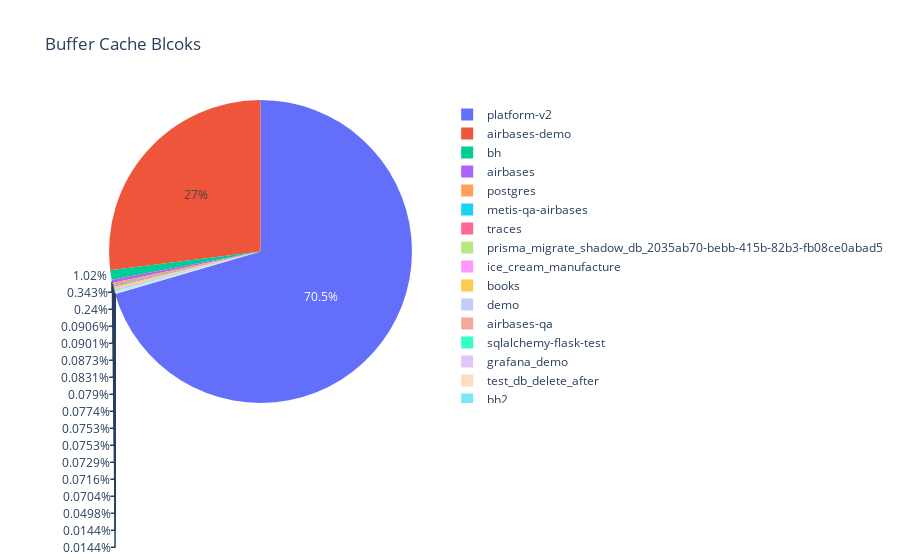

Write notebook code for a chart like this one.
### Markdown cell above
### Buffers used by each DB - Pie Chart

Todo: Group all the DB that uses a small number of buffers into one logical unit.

### Code cell
import plotly.express as px

# Assuming you already have df with the SQL query results

# Create a pie chart using Plotly Express
fig = px.pie(df, names='db_name', values='count_buffers', title='Buffer Cache Blcoks')

# Show the pie chart
fig.show()

### Figure 1 — Plotly figure (JSON) as saved in the notebook; plotly's stock layout.template omitted (floating-point values rounded to 4 significant figures)
{"data": [{"domain": {"x": [0, 1], "y": [0, 1]}, "hovertemplate": "db_name=%{label}<br>count_buffers=%{value}<extra></extra>", "labels": ["airbases", "airbases-demo", "airbases-qa", "bh", "bh2", "books", "demo", "grafana_demo", "ice_cream_manufacture", "metis-qa-airbases", "platform-v2", "postgres", "prisma_migrate_shadow_db_2035ab70-bebb-415b-82b3-fb08ce0abad5", "rdsadmin", "sqlalchemy-flask-test", "template0", "template1", "test_db_delete_after", "traces"], "legendgroup": "", "name": "", "showlegend": true, "type": "pie", "values": [834, 65512, 183, 2489, 171, 192, 188, 177, 202, 220, 171224, 583, 212, 121, 183, 35, 35, 174, 219]}], "layout": {"legend": {"tracegroupgap": 0}, "title": {"text": "Buffer Cache Blcoks"}}}
